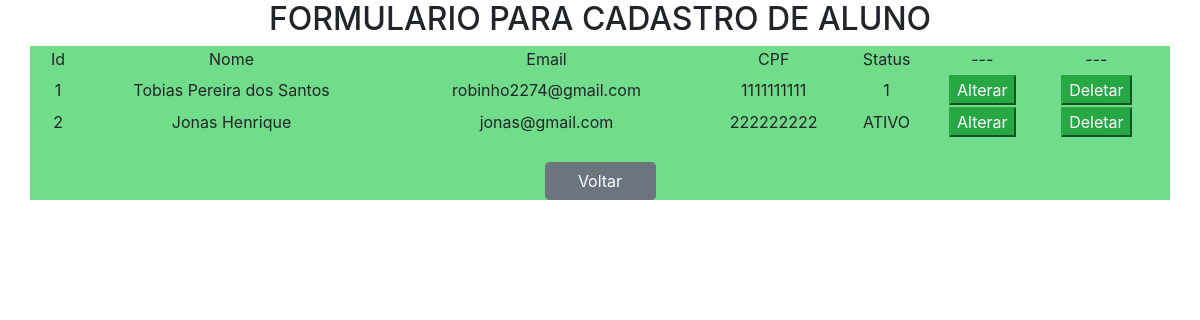
Page /aluno/consultaAluno.php (signed in) on the committed database.
### tables this page shows
CREATE TABLE `aluno` (
  `id` int(11) NOT NULL,
  `rg` varchar(10) NOT NULL,
  `cpf` bigint(20) NOT NULL,
  `nome` varchar(100) NOT NULL,
  `orgaoExpedidor` varchar(10) NOT NULL,
  `mae` varchar(100) NOT NULL,
  `pai` varchar(100) DEFAULT NULL,
  `tituloEleitor` bigint(20) NOT NULL,
  `reservista` bigint(20) DEFAULT NULL,
  `sexo` varchar(10) DEFAULT NULL,
  `estadoCivil` varchar(10) DEFAULT NULL,
  `logradouro` varchar(100) DEFAULT NULL,
  `bairro` varchar(100) DEFAULT NULL,
  `complemento` varchar(100) DEFAULT NULL,
  `numeroResidencial` int(11) DEFAULT NULL,
  `cidade` varchar(50) DEFAULT NULL,
  `cep` bigint(20) DEFAULT NULL,
  `estado` varchar(4) DEFAULT NULL,
  `telefone` bigint(20) NOT NULL,
  `email` varchar(50) NOT NULL,
  `celular` bigint(20) NOT NULL,
  `status` varchar(8) NOT NULL,
  `datacadastro` date NOT NULL,
  `grauensino` varchar(15) NOT NULL
);

### aluno/consultaAluno.php (the view, shortened to what this page needs)
<?php
include_once ("../conexao.php");
?>
<!DOCTYPE html>
<html>
    <head>
        <link rel="stylesheet" href="../css/bootstrap.css" >
    </head>
    <body>
        <h2>FORMULARIO PARA CADASTRO DE ALUNO</H2>
        <div class = "container" style="background-color: #71dd8a" >
            <table style="width: 100%" class="text-center">
                <thead>
                <td>Id</td><td>Nome</td><td>Email</td><td>CPF</td><td>Status</td><td>---</td><td>---</td>
                </thead>
                <tr>
                    <td></td><td></td><td></td><td></td><td></td><td></td><td></td>
                </tr>
                <?php
                    $sql = "SELECT nome,email,id,cpf,status from aluno";
                    $dados = mysqli_query($con, $sql);
                    while($row = mysqli_fetch_assoc($dados)){
                        echo '<tr><td>'.$row['id'].'</td><td>'.$row['nome'].'</td><td>'.$row['email'].'</td><td>'.$row['cpf'].'</td><td>'.$row['status'].'</td>';
                        echo '<td><form method="post" action = "alterarAluno.php"><input type="hidden" value="'.$row['id'].'" name = "id"><input type = "submit" value="Alterar" class="btn-success"></form></td>';
                        echo '<td><form method="post" action = "deleteAluno.php"><input type="hidden" value="'.$row['id'].'" name = "id"><input type = "submit" value="Deletar" class="btn-success"></form></td>';
                        echo '</tr>';
                    }
                ?>
            </table>
            <br/>
            <a class="btn btn-secondary strong form-control" style="width: 10%; margin-left: 45%" href="../aluno/controleAluno.php" role="button">Voltar</a>
        </div>
    </body>
</html>

### rows in the picture
aluno: id "1", nome "Tobias Pereira dos Santos", email "robinho2274@gmail.com", cpf "1111111111", status "1"
aluno: id "2", nome "Jonas Henrique", email "jonas@gmail.com", cpf "222222222", status "ATIVO"
